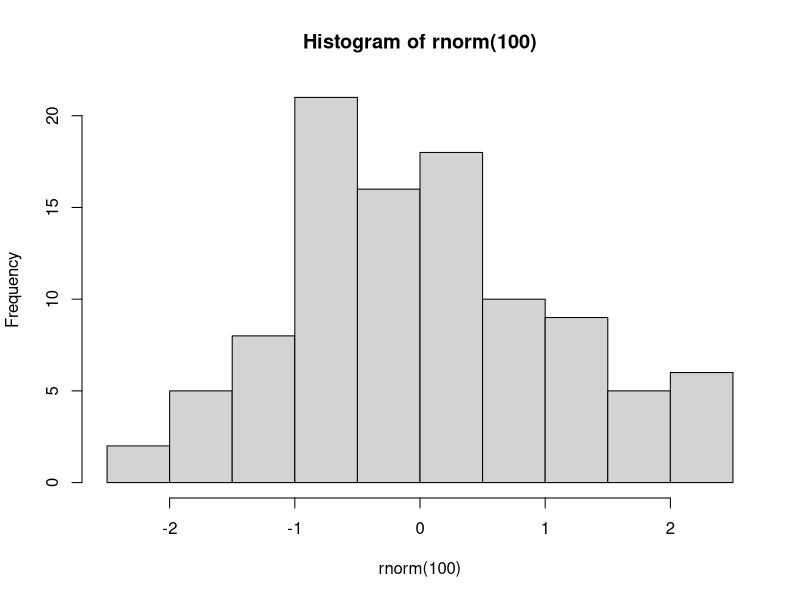

Recreate this plot in R. (Note: this script raises an error after producing the figure.)
##############################
## Lecture 1 Student Script ##
##############################

## Section II: What is R? ##

5+4
5*4

mean(abs(rnorm(100)))

hist(rnorm(100))

# Create a vector in R named "x"
x <- c(5, 29, 13, 87)
x

x <- 1:50
x

## Section III: Variable Types, Vectors, and Matrices ##
# Modes: numeric, complex, character, logical
# Numeric
x <- 2
mode(x)
typeof(x)
y <- as.integer(3)
typeof(y)

# Complex
z <- 1 - 2i
z
typeof(z)

# Character
name <- "Columbia University"
name
typeof(name)

# Logical
a <- TRUE
b <- F
a
b
typeof(a)

# Test your understanding
3*TRUE # Logicals in arithmetic. It will consider True as 1 and False as 0!!
mode(3*TRUE)
mode("147")

# Defining a numeric vector
x <- c(2, pi, 1/2, 3^2)
x

# Defining a character vector
y <- c("NYC", "Boston", "Philadelphia")
y


# A sequential list of integers:
z <- 5:10
z

# Using rep() to create a 1's vector:
u <- rep(1, 18)
u

# *******************************
# Allocating space and filling in
v <- c()

v[1] <- TRUE
v[2] <- TRUE
v[3] <- FALSE

v

# Nesting c()
vec1 <- rep(-27, 3)
vec1

vec2 <- c(vec1, c(-26, -25, -24))
vec2

# Building a matrix that fills in by column:
mat <- matrix(1:9, nrow = 3, ncol = 3)
mat

# Building a matrix that fills in by row:
new_mat <- matrix(1:9, nrow = 3, ncol = 3, byrow = TRUE)
new_mat

# Allocating the space for a matrix then filling it in:
this_mat <- matrix(nrow = 2, ncol = 2)

this_mat[1,1] <- sqrt(27)
this_mat[1,2] <- round(sqrt(27), 3)
this_mat[2,1] <- exp(1)
this_mat[2,2] <- log(1)

this_mat

# Using rbind()
vec1 <- rep(0, 4)
vec2 <- c("We're", "making", "matrices", "!")

final_mat <- rbind(vec1, vec2)
final_mat

# Column names
this_mat # Defined previously
colnames(this_mat) # Nothing there yet
colnames(this_mat) <- c("Column1", "Column2")
this_mat

# Mixing Modes
vec <- c(1.75, TRUE, "abc")
vec
str(vec) # internal structure of vector


# What does the str() function do?
?str # Function help

??"structure" # Fuzzy matching

# Subsetting vectors
y <- c(27, -34, 19, 7, 61)
y[2]
y[3:5]
y[c(1, 4)]
y[c(1, 4)] <- 0
y
y <- c(27, -34, 19, 7, 61)
y
y[-c(1, 4)]
y <- y[-1] # Drop the 1st element
y

# Subsetting matrices
mat <- matrix(1:10, ncol = 2)
mat
mat[, 1]

this_mat
this_mat[, "Column2"]
this_mat[, -1]

## Section IV: An Extended Example ##

# Installing the "pixmap" package.
install.packages("pixmap")
library("pixmap")

# This won't work unless you have downloaded casablanca.pgm and put it 
# in your working directory (which we'll learn about next week).
casablanca_pic <- read.pnm("casablanca.pgm")
casablanca_pic
plot(casablanca_pic) # locator(2)

dim(casablanca_pic@grey)
casablanca_pic@grey[360, 100]
casablanca_pic@grey[180, 10]

casablanca_pic@grey[15:70, 220:265] <- 1
plot(casablanca_pic)

# Check your understanding
z <- matrix(rep(1:9), nrow = 3)
colnames(z) <- c("First", "Second", "Third")
z

z[2:3, "Third"]
c(z[,-(2:3)], "abc")
rbind(z[1,], 1:3)

## Section V: More on Vectors and Matrices ##

# Example 1
x <- c(49.3,59.3,68.3,48.1,57.61,78.1,76.1)
y <- c(1894,2050,2353,1838,1948,2528,2568) 

n=length(x) # Sample size
n

max(x)
sd(x)

summary(x) # Summary statistics
summary(y)

# Vectorized Operations
u <- c(1,3,5)
v <- c(1,3,5)
v + 4 # Recycling
v + c(1,3) # Recycling
v + u
u <- c(1,3,5)
v <- c(1,3,5)

'+'(v,u)
'*'(v,u)

# Example 1 again
plot(x,y, xlab = "Body Mass", ylab = "Energy Expenditure")

dev_x <- x - mean(x) # First, compute x and y deviations 
dev_y <- y - mean(y)

Sxy <- sum(dev_x * dev_y) # Next, compute sum of squares of xy and xx
Sxx <- sum(dev_x * dev_x)
 
Sxy/Sxx # Compute the estimated slope

mean(y) - (Sxy/Sxx) * mean(x) # Compute the estimated intercept

# Example 2 
A <- matrix(c(3,1,1,-2,1/2,1,1,-12,3), nrow = 3) 
b <- c(-1, 2, 3) 

solve(A, b) 

x <- c(1, 2, 0) # Define solution vector x
A %*% x         # Then check with matrix multiplication

# Element-wise matrix operations

A <- matrix(c(1, -2, -2, 4), nrow = 2, byrow = TRUE)
 
identity <- diag(2) # Define a 2 by 2 identity matrix
identity

det(A - 5*identity) # Check if 5 is an eigenvalue of A

## Section VI: NULL and NA Values

length(c(-1, 0, NA, 5))
length(c(-1, 0, NULL, 5)) # NULL will not be count

t <- c(-1,0,NA,5) 
mean(t)
mean(t, na.rm = TRUE) # Use na.rm = TRUE to remove NA values

s <- c(-1, 0, NULL, 5) # NA values are missing, but NULL values don't exist.
mean(s)

# NULL can be used to pre-allocation space
x <- NULL

x[1] <- "Blue"
x[2] <- "Green"
x[3] <- "Red"
x

## Section VII: Filtering ##

# Relational Operators
1 > 3
1 == 3
1 != 3

# Logical Operators
(1 > 3) & (4*5 == 20)
(1 > 3) | (4*5 == 20)

# Some Basic Examples
c(0,1,4) < 3
which(c(0,1,4) < 3)
which(c(TRUE, TRUE, FALSE))

c(0,1,4) >= c(1,1,3)
c("Cat","Dog") == "Dog"

# Filtering a Vector
w <- c(-3, 20, 9, 2)

w[w > 3] # Extract elements of w greater than 3

w > 3
w[c(FALSE, TRUE, TRUE, FALSE)]

w <- c(-3, 20, 9, 2)
which(c(0, 1, 4) < 3)

w[w*w >= 3 & w*w <= 10] # Extract elements of w with squares between 3 and 10

w*w >= 3 # Output logical values
w*w <= 10
w*w >= 3 & w*w <= 10

w <- c(-1, 20, 9, 2)
v <- c(0, 17, 10, 1)

w[w > v] # Extract elements of w greater than elements from v

w > v
w[c(FALSE, TRUE, FALSE, TRUE)]

# Filtering matrices
M <- matrix(c(rep(4,5), 5:8), ncol=3, nrow=3)
M

M > 5
M[,3] < 8
M[M[,3] < 8, ]

M[M > 5] <- 0
M

# Check your understanding
z <- matrix(c(1:3, TRUE, FALSE, TRUE, 9, 16, 25), nrow = 3)
colnames(z) <- c("First", "Second", "Third")
z
z[z[, "Second"], ]
z[, 1] != 1
z[(z[, 1] != 1), 3]

z[(z[, 1] != 1), 3]
z[(z[, 1] != 1), 3, drop = FALSE]

## Section VIII: A Note on Lists ##

# Example
x <- c(49.3,59.3,68.3,48.1,57.61,78.1,76.1)
y <- c(1894,2050,2353,1838,1948,2528,2568) 

data <- cbind(x, y) # Combine data into single matrix

sum_x <- summary(x) # Summary values for x and y
sum_y <- summary(y)

est_vals <- c(Sxy/Sxx, mean(y) - Sxy/Sxx*mean(x)) # We computed Sxy and Sxx previously 

body_fat <- list(variable_data = data, 
                 summary_x = sum_x, summary_y = sum_y, 
                 LOBF_est = est_vals)

body_fat[[1]]
body_fat$LOBF_est
body_fat[["summary_x"]]


##########################################################################
# examples from reading material
